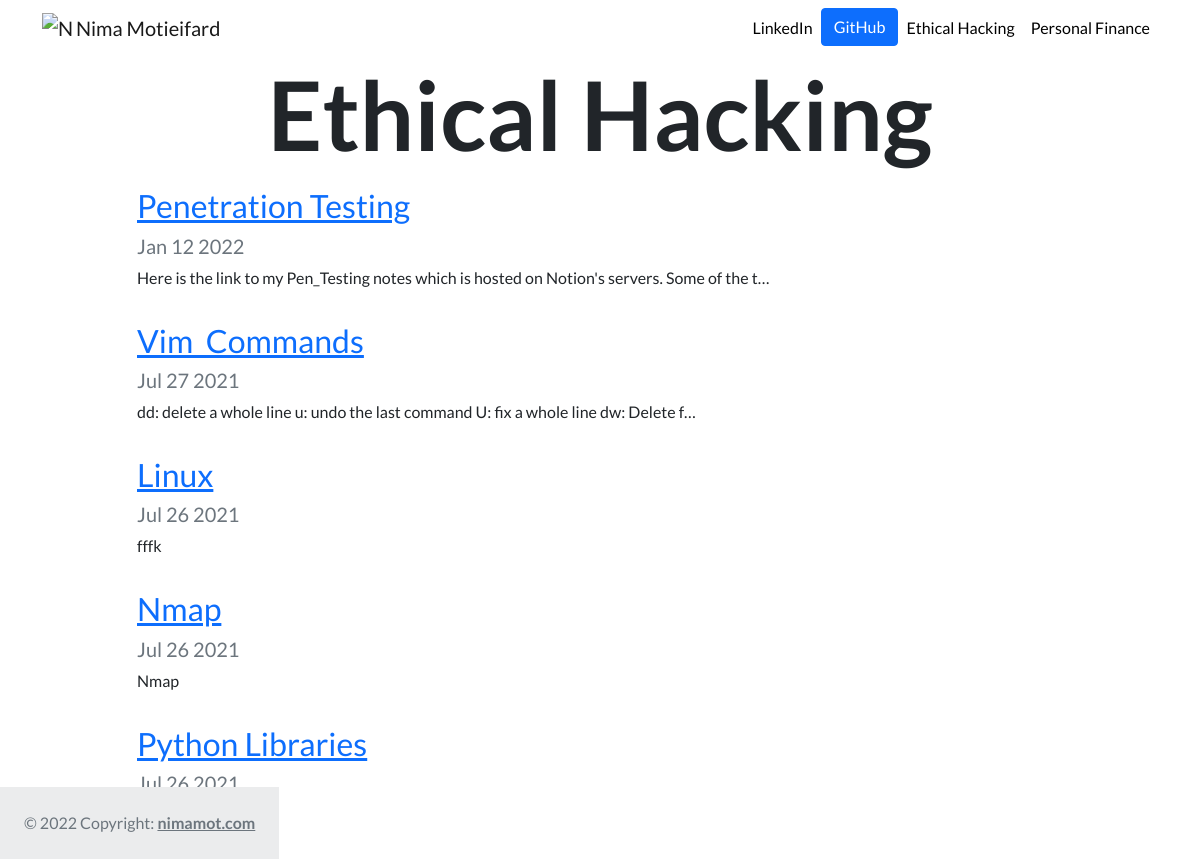
Before: /linux/ with the older database file.
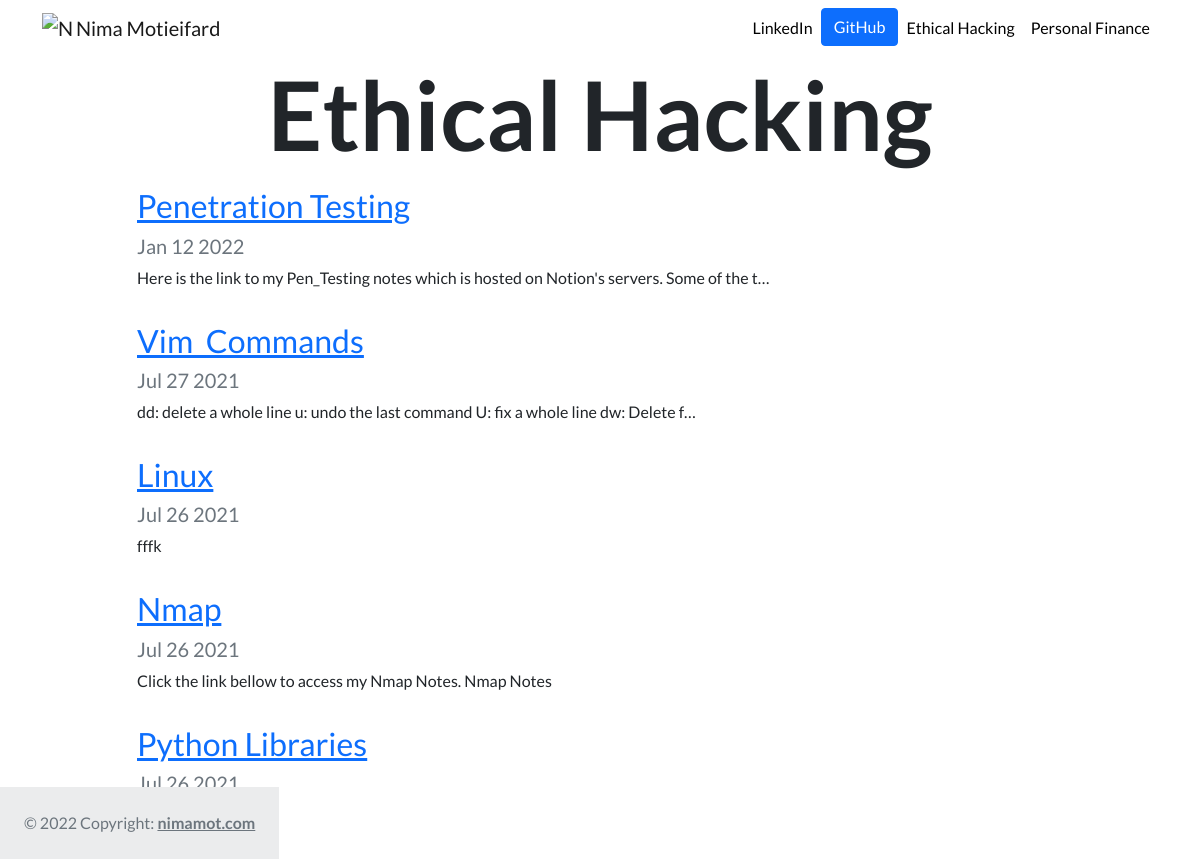
After: the same page with the newer database file.
### linux/models.py (models this page shows, shortened)
class Linux(models.Model):
    title = models.CharField(max_length=200)
    description = models.TextField()
    date = models.DateField()

### linux/views.py (the view)
# urls.py: path('', views.all_linux, name='all_linux'),
def all_linux(request):
    linuxs = Linux.objects.order_by('-date')
    return render(request, 'linux/all_linux.html', {'linuxs':linuxs})

### linux/templates/linux/all_linux.html
{% extends 'portfolio/base.html' %}
{% load static %}
{% block content %}
<h1 id="blogtitle" class="font-weight-bold text-center">Ethical Hacking</h1>
{% for linux in linuxs %}
<div class="row justify-content-center my-3">
  <div class="col-md-10">
    <a href="{% url 'linux:detail' linux.id %}">
      <h2>{{ linux.title }}</h2>
    </a>
    <h5 class="text-muted">{{ linux.date|date:'M d Y' }}</h5>
    <p>{{ linux.description|striptags|truncatechars:100 }}</p>
  </div>
</div>
{% endfor %}
{% endblock %}

Changed rows visible on the page:
changed Linux "Nmap": description "Nmap" → "Click the link bellow to access my Nmap Notes. Nmap Notes"
